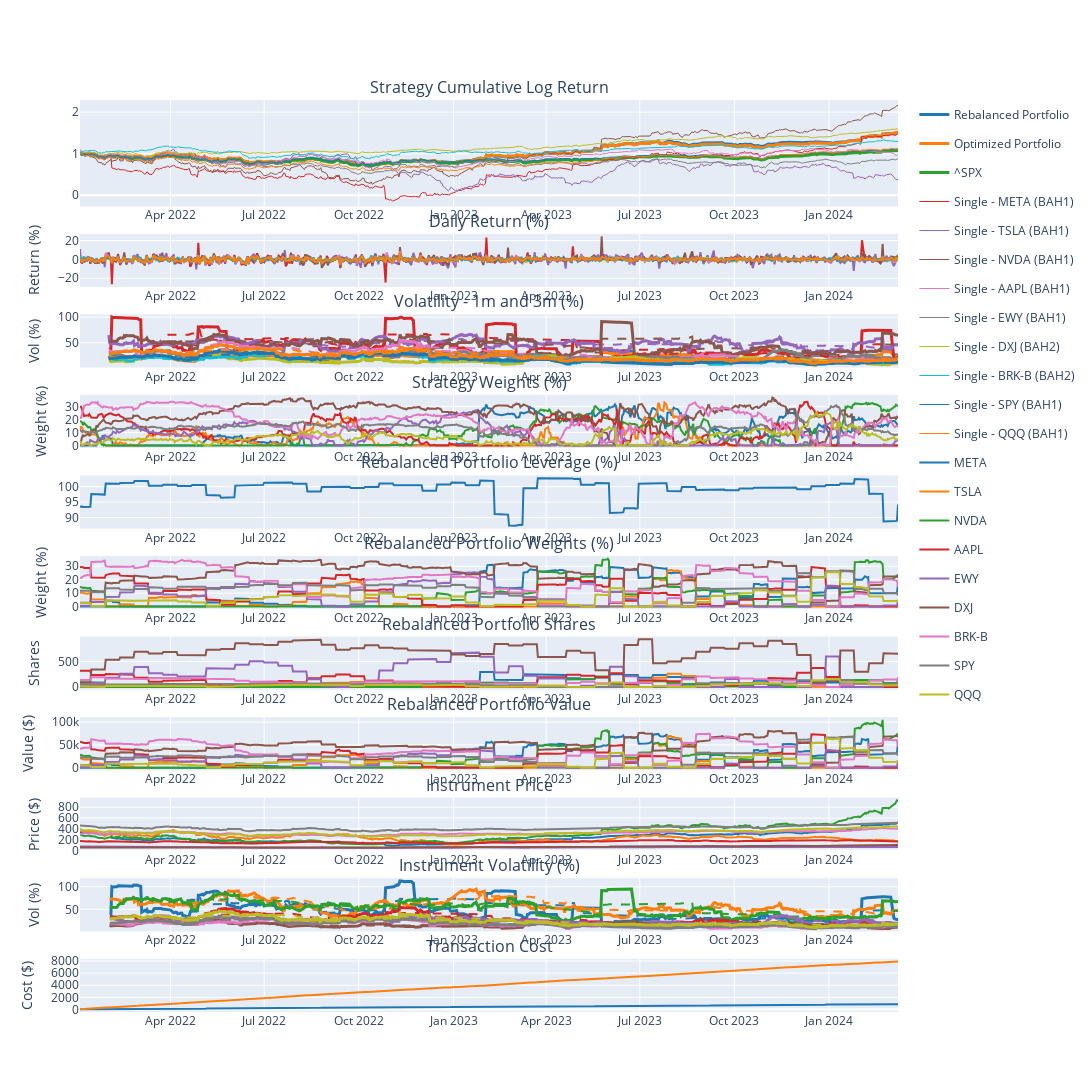

Here is the notebook cell this chart was saved with:
### Markdown cell above
# Linear Optimization (Risk-Adjusted Return)

- How to determine the capital?

Difficulty here is portfolio might use different leverage per rebalance, looking at the asset MV might not give you the total portfolio capital (e.g. 70% leverage, your stocks only worth 70% of your capital now)

we can use the market value on Futu divides by the leverage used for last periods. This will give you the total captial for the portfolio

Then we use this capital for next rebalance

We shuold strategically fix this issue by reading capital from Futu or keep track the capital ourselves

### Code cell
portfolio = PortfolioLinearOpt(
    capital=188912.2609673791,    
    name='ETF Buy and Hold Portfolio',
    lookback_period=60,
    opt_freq=1,
    rebalance_iter=RebalancerIter('0 0 * * Fri', 2),    
    tc_model=TransactionCostFutu(),    
    systems=[
        TradingSubSystemSingle(vol_target=vol_target, instruments=['META'],  strategy=[BuyAndHoldStrategy(confidence=1)], max_leverage=max_leverage),
        TradingSubSystemSingle(vol_target=vol_target, instruments=['TSLA'],  strategy=[BuyAndHoldStrategy(confidence=1)], max_leverage=max_leverage),
        TradingSubSystemSingle(vol_target=vol_target, instruments=['NVDA'],  strategy=[BuyAndHoldStrategy(confidence=1)], max_leverage=max_leverage),
        TradingSubSystemSingle(vol_target=vol_target, instruments=['AAPL'],  strategy=[BuyAndHoldStrategy(confidence=1)], max_leverage=max_leverage),
        TradingSubSystemSingle(vol_target=vol_target, instruments=['EWY'],   strategy=[BuyAndHoldStrategy(confidence=1)], max_leverage=max_leverage),
        TradingSubSystemSingle(vol_target=vol_target, instruments=['DXJ'],   strategy=[BuyAndHoldStrategy(confidence=2)], max_leverage=max_leverage),        
        #TradingSubSystemSingle(vol_target=vol_target, instruments=['VOE'],   strategy=[BuyAndHoldStrategy(confidence=1)], max_leverage=max_leverage),
        #TradingSubSystemSingle(vol_target=vol_target, instruments=['VBR'],   strategy=[BuyAndHoldStrategy(confidence=1)], max_leverage=max_leverage),
        TradingSubSystemSingle(vol_target=vol_target, instruments=['BRK-B'], strategy=[BuyAndHoldStrategy(confidence=2)], max_leverage=max_leverage),
        TradingSubSystemSingle(vol_target=vol_target, instruments=['SPY'],   strategy=[BuyAndHoldStrategy(confidence=1)], max_leverage=max_leverage),
        TradingSubSystemSingle(vol_target=vol_target, instruments=['QQQ'],   strategy=[BuyAndHoldStrategy(confidence=1)], max_leverage=max_leverage),        
])

portfolio.set_start_date(start_date)
portfolio.set_end_date(end_date)
portfolio.backtest_subsystems()
portfolio.optimize(gamma=10, hhi=0.2)
portfolio.backtest()
portfolio.rebalance()
portfolio.performance(show_all_rets=True)

### Figure 1 — Plotly figure (JSON) as saved in the notebook; plotly's stock layout.template omitted (floating-point values rounded to 4 significant figures; data arrays with more than 128 entries replaced by an {"elided": "..."} marker saying what was removed)
{"data": [{"legendgroup": "Rebalanced Portfolio", "line": {"width": 3}, "marker": {"color": "rgb(31, 119, 180)"}, "name": "Rebalanced Portfolio", "type": "scatter", "x": {"elided": "548 str values"}, "xaxis": "x", "y": {"elided": "548 float values"}, "yaxis": "y"}, {"legendgroup": "Rebalanced Portfolio", "marker": {"color": "rgb(31, 119, 180)"}, "name": "Rebalanced Portfolio", "showlegend": false, "type": "scatter", "x": {"elided": "548 str values"}, "xaxis": "x2", "y": {"elided": "548 float values"}, "yaxis": "y2"}, {"legendgroup": "Rebalanced Portfolio", "line": {"width": 3}, "marker": {"color": "rgb(31, 119, 180)"}, "name": "1m - Rebalanced Portfolio", "showlegend": false, "type": "scatter", "x": {"elided": "548 str values"}, "xaxis": "x3", "y": {"elided": "548 float values"}, "yaxis": "y3"}, {"legendgroup": "Rebalanced Portfolio", "line": {"dash": "dash"}, "marker": {"color": "rgb(31, 119, 180)"}, "name": "3m - Rebalanced Portfolio", "showlegend": false, "type": "scatter", "x": {"elided": "548 str values"}, "xaxis": "x3", "y": {"elided": "548 float values"}, "yaxis": "y3"}, {"legendgroup": "Rebalanced Portfolio", "marker": {"color": "rgb(31, 119, 180)"}, "name": "Rebalanced Portfolio", "showlegend": false, "type": "scatter", "x": {"elided": "548 str values"}, "xaxis": "x11", "y": {"elided": "548 float values"}, "yaxis": "y11"}, {"legendgroup": "Optimized Portfolio", "line": {"width": 3}, "marker": {"color": "rgb(255, 127, 14)"}, "name": "Optimized Portfolio", "type": "scatter", "x": {"elided": "548 str values"}, "xaxis": "x", "y": {"elided": "548 float values"}, "yaxis": "y"}, {"legendgroup": "Optimized Portfolio", "marker": {"color": "rgb(255, 127, 14)"}, "name": "Optimized Portfolio", "showlegend": false, "type": "scatter", "x": {"elided": "548 str values"}, "xaxis": "x2", "y": {"elided": "548 float values"}, "yaxis": "y2"}, {"legendgroup": "Optimized Portfolio", "line": {"width": 3}, "marker": {"color": "rgb(255, 127, 14)"}, "name": "1m - Optimized Portfolio", "showlegend": false, "type": "scatter", "x": {"elided": "548 str values"}, "xaxis": "x3", "y": {"elided": "548 float values"}, "yaxis": "y3"}, {"legendgroup": "Optimized Portfolio", "line": {"dash": "dash"}, "marker": {"color": "rgb(255, 127, 14)"}, "name": "3m - Optimized Portfolio", "showlegend": false, "type": "scatter", "x": {"elided": "548 str values"}, "xaxis": "x3", "y": {"elided": "548 float values"}, "yaxis": "y3"}, {"legendgroup": "Optimized Portfolio", "marker": {"color": "rgb(255, 127, 14)"}, "name": "Optimized Portfolio", "showlegend": false, "type": "scatter", "x": {"elided": "548 str values"}, "xaxis": "x11", "y": {"elided": "548 float values"}, "yaxis": "y11"}, {"legendgroup": "^SPX", "line": {"width": 3}, "marker": {"color": "rgb(44, 160, 44)"}, "name": "^SPX", "type": "scatter", "x": {"elided": "548 str values"}, "xaxis": "x", "y": {"elided": "548 float values"}, "yaxis": "y"}, {"legendgroup": "^SPX", "marker": {"color": "rgb(44, 160, 44)"}, "name": "^SPX", "showlegend": false, "type": "scatter", "x": {"elided": "548 str values"}, "xaxis": "x2", "y": {"elided": "548 float values"}, "yaxis": "y2"}, {"legendgroup": "^SPX", "line": {"width": 3}, "marker": {"color": "rgb(44, 160, 44)"}, "name": "1m - ^SPX", "showlegend": false, "type": "scatter", "x": {"elided": "548 str values"}, "xaxis": "x3", "y": {"elided": "548 float values"}, "yaxis": "y3"}, {"legendgroup": "^SPX", "line": {"dash": "dash"}, "marker": {"color": "rgb(44, 160, 44)"}, "name": "3m - ^SPX", "showlegend": false, "type": "scatter", "x": {"elided": "548 str values"}, "xaxis": "x3", "y": {"elided": "548 float values"}, "yaxis": "y3"}, {"legendgroup": "Single - META (BAH1)", "line": {"width": 1}, "marker": {"color": "rgb(214, 39, 40)"}, "name": "Single - META (BAH1)", "type": "scatter", "x": {"elided": "548 str values"}, "xaxis": "x", "y": {"elided": "548 float values"}, "yaxis": "y"}, {"legendgroup": "Single - META (BAH1)", "marker": {"color": "rgb(214, 39, 40)"}, "name": "Single - META (BAH1)", "showlegend": false, "type": "scatter", "x": {"elided": "548 str values"}, "xaxis": "x2", "y": {"elided": "548 float values"}, "yaxis": "y2"}, {"legendgroup": "Single - META (BAH1)", "line": {"width": 3}, "marker": {"color": "rgb(214, 39, 40)"}, "name": "1m - Single - META (BAH1)", "showlegend": false, "type": "scatter", "x": {"elided": "548 str values"}, "xaxis": "x3", "y": {"elided": "548 float values"}, "yaxis": "y3"}, {"legendgroup": "Single - META (BAH1)", "line": {"dash": "dash"}, "marker": {"color": "rgb(214, 39, 40)"}, "name": "3m - Single - META (BAH1)", "showlegend": false, "type": "scatter", "x": {"elided": "548 str values"}, "xaxis": "x3", "y": {"elided": "548 float values"}, "yaxis": "y3"}, {"legendgroup": "Single - TSLA (BAH1)", "line": {"width": 1}, "marker": {"color": "rgb(148, 103, 189)"}, "name": "Single - TSLA (BAH1)", "type": "scatter", "x": {"elided": "548 str values"}, "xaxis": "x", "y": {"elided": "548 float values"}, "yaxis": "y"}, {"legendgroup": "Single - TSLA (BAH1)", "marker": {"color": "rgb(148, 103, 189)"}, "name": "Single - TSLA (BAH1)", "showlegend": false, "type": "scatter", "x": {"elided": "548 str values"}, "xaxis": "x2", "y": {"elided": "548 float values"}, "yaxis": "y2"}, {"legendgroup": "Single - TSLA (BAH1)", "line": {"width": 3}, "marker": {"color": "rgb(148, 103, 189)"}, "name": "1m - Single - TSLA (BAH1)", "showlegend": false, "type": "scatter", "x": {"elided": "548 str values"}, "xaxis": "x3", "y": {"elided": "548 float values"}, "yaxis": "y3"}, {"legendgroup": "Single - TSLA (BAH1)", "line": {"dash": "dash"}, "marker": {"color": "rgb(148, 103, 189)"}, "name": "3m - Single - TSLA (BAH1)", "showlegend": false, "type": "scatter", "x": {"elided": "548 str values"}, "xaxis": "x3", "y": {"elided": "548 float values"}, "yaxis": "y3"}, {"legendgroup": "Single - NVDA (BAH1)", "line": {"width": 1}, "marker": {"color": "rgb(140, 86, 75)"}, "name": "Single - NVDA (BAH1)", "type": "scatter", "x": {"elided": "548 str values"}, "xaxis": "x", "y": {"elided": "548 float values"}, "yaxis": "y"}, {"legendgroup": "Single - NVDA (BAH1)", "marker": {"color": "rgb(140, 86, 75)"}, "name": "Single - NVDA (BAH1)", "showlegend": false, "type": "scatter", "x": {"elided": "548 str values"}, "xaxis": "x2", "y": {"elided": "548 float values"}, "yaxis": "y2"}, {"legendgroup": "Single - NVDA (BAH1)", "line": {"width": 3}, "marker": {"color": "rgb(140, 86, 75)"}, "name": "1m - Single - NVDA (BAH1)", "showlegend": false, "type": "scatter", "x": {"elided": "548 str values"}, "xaxis": "x3", "y": {"elided": "548 float values"}, "yaxis": "y3"}, {"legendgroup": "Single - NVDA (BAH1)", "line": {"dash": "dash"}, "marker": {"color": "rgb(140, 86, 75)"}, "name": "3m - Single - NVDA (BAH1)", "showlegend": false, "type": "scatter", "x": {"elided": "548 str values"}, "xaxis": "x3", "y": {"elided": "548 float values"}, "yaxis": "y3"}, {"legendgroup": "Single - AAPL (BAH1)", "line": {"width": 1}, "marker": {"color": "rgb(227, 119, 194)"}, "name": "Single - AAPL (BAH1)", "type": "scatter", "x": {"elided": "548 str values"}, "xaxis": "x", "y": {"elided": "548 float values"}, "yaxis": "y"}, {"legendgroup": "Single - AAPL (BAH1)", "marker": {"color": "rgb(227, 119, 194)"}, "name": "Single - AAPL (BAH1)", "showlegend": false, "type": "scatter", "x": {"elided": "548 str values"}, "xaxis": "x2", "y": {"elided": "548 float values"}, "yaxis": "y2"}, {"legendgroup": "Single - AAPL (BAH1)", "line": {"width": 3}, "marker": {"color": "rgb(227, 119, 194)"}, "name": "1m - Single - AAPL (BAH1)", "showlegend": false, "type": "scatter", "x": {"elided": "548 str values"}, "xaxis": "x3", "y": {"elided": "548 float values"}, "yaxis": "y3"}, {"legendgroup": "Single - AAPL (BAH1)", "line": {"dash": "dash"}, "marker": {"color": "rgb(227, 119, 194)"}, "name": "3m - Single - AAPL (BAH1)", "showlegend": false, "type": "scatter", "x": {"elided": "548 str values"}, "xaxis": "x3", "y": {"elided": "548 float values"}, "yaxis": "y3"}, {"legendgroup": "Single - EWY (BAH1)", "line": {"width": 1}, "marker": {"color": "rgb(127, 127, 127)"}, "name": "Single - EWY (BAH1)", "type": "scatter", "x": {"elided": "548 str values"}, "xaxis": "x", "y": {"elided": "548 float values"}, "yaxis": "y"}, {"legendgroup": "Single - EWY (BAH1)", "marker": {"color": "rgb(127, 127, 127)"}, "name": "Single - EWY (BAH1)", "showlegend": false, "type": "scatter", "x": {"elided": "548 str values"}, "xaxis": "x2", "y": {"elided": "548 float values"}, "yaxis": "y2"}, {"legendgroup": "Single - EWY (BAH1)", "line": {"width": 3}, "marker": {"color": "rgb(127, 127, 127)"}, "name": "1m - Single - EWY (BAH1)", "showlegend": false, "type": "scatter", "x": {"elided": "548 str values"}, "xaxis": "x3", "y": {"elided": "548 float values"}, "yaxis": "y3"}, {"legendgroup": "Single - EWY (BAH1)", "line": {"dash": "dash"}, "marker": {"color": "rgb(127, 127, 127)"}, "name": "3m - Single - EWY (BAH1)", "showlegend": false, "type": "scatter", "x": {"elided": "548 str values"}, "xaxis": "x3", "y": {"elided": "548 float values"}, "yaxis": "y3"}, {"legendgroup": "Single - DXJ (BAH2)", "line": {"width": 1}, "marker": {"color": "rgb(188, 189, 34)"}, "name": "Single - DXJ (BAH2)", "type": "scatter", "x": {"elided": "548 str values"}, "xaxis": "x", "y": {"elided": "548 float values"}, "yaxis": "y"}, {"legendgroup": "Single - DXJ (BAH2)", "marker": {"color": "rgb(188, 189, 34)"}, "name": "Single - DXJ (BAH2)", "showlegend": false, "type": "scatter", "x": {"elided": "548 str values"}, "xaxis": "x2", "y": {"elided": "548 float values"}, "yaxis": "y2"}, {"legendgroup": "Single - DXJ (BAH2)", "line": {"width": 3}, "marker": {"color": "rgb(188, 189, 34)"}, "name": "1m - Single - DXJ (BAH2)", "showlegend": false, "type": "scatter", "x": {"elided": "548 str values"}, "xaxis": "x3", "y": {"elided": "548 float values"}, "yaxis": "y3"}, {"legendgroup": "Single - DXJ (BAH2)", "line": {"dash": "dash"}, "marker": {"color": "rgb(188, 189, 34)"}, "name": "3m - Single - DXJ (BAH2)", "showlegend": false, "type": "scatter", "x": {"elided": "548 str values"}, "xaxis": "x3", "y": {"elided": "548 float values"}, "yaxis": "y3"}, {"legendgroup": "Single - BRK-B (BAH2)", "line": {"width": 1}, "marker": {"color": "rgb(23, 190, 207)"}, "name": "Single - BRK-B (BAH2)", "type": "scatter", "x": {"elided": "548 str values"}, "xaxis": "x", "y": {"elided": "548 float values"}, "yaxis": "y"}, {"legendgroup": "Single - BRK-B (BAH2)", "marker": {"color": "rgb(23, 190, 207)"}, "name": "Single - BRK-B (BAH2)", "showlegend": false, "type": "scatter", "x": {"elided": "548 str values"}, "xaxis": "x2", "y": {"elided": "548 float values"}, "yaxis": "y2"}, {"legendgroup": "Single - BRK-B (BAH2)", "line": {"width": 3}, "marker": {"color": "rgb(23, 190, 207)"}, "name": "1m - Single - BRK-B (BAH2)", "showlegend": false, "type": "scatter", "x": {"elided": "548 str values"}, "xaxis": "x3", "y": {"elided": "548 float values"}, "yaxis": "y3"}, {"legendgroup": "Single - BRK-B (BAH2)", "line": {"dash": "dash"}, "marker": {"color": "rgb(23, 190, 207)"}, "name": "3m - Single - BRK-B (BAH2)", "showlegend": false, "type": "scatter", "x": {"elided": "548 str values"}, "xaxis": "x3", "y": {"elided": "548 float values"}, "yaxis": "y3"}, {"legendgroup": "Single - SPY (BAH1)", "line": {"width": 1}, "marker": {"color": "rgb(31, 119, 180)"}, "name": "Single - SPY (BAH1)", "type": "scatter", "x": {"elided": "548 str values"}, "xaxis": "x", "y": {"elided": "548 float values"}, "yaxis": "y"}, {"legendgroup": "Single - SPY (BAH1)", "marker": {"color": "rgb(31, 119, 180)"}, "name": "Single - SPY (BAH1)", "showlegend": false, "type": "scatter", "x": {"elided": "548 str values"}, "xaxis": "x2", "y": {"elided": "548 float values"}, "yaxis": "y2"}, {"legendgroup": "Single - SPY (BAH1)", "line": {"width": 3}, "marker": {"color": "rgb(31, 119, 180)"}, "name": "1m - Single - SPY (BAH1)", "showlegend": false, "type": "scatter", "x": {"elided": "548 str values"}, "xaxis": "x3", "y": {"elided": "548 float values"}, "yaxis": "y3"}, {"legendgroup": "Single - SPY (BAH1)", "line": {"dash": "dash"}, "marker": {"color": "rgb(31, 119, 180)"}, "name": "3m - Single - SPY (BAH1)", "showlegend": false, "type": "scatter", "x": {"elided": "548 str values"}, "xaxis": "x3", "y": {"elided": "548 float values"}, "yaxis": "y3"}, {"legendgroup": "Single - QQQ (BAH1)", "line": {"width": 1}, "marker": {"color": "rgb(255, 127, 14)"}, "name": "Single - QQQ (BAH1)", "type": "scatter", "x": {"elided": "548 str values"}, "xaxis": "x", "y": {"elided": "548 float values"}, "yaxis": "y"}, {"legendgroup": "Single - QQQ (BAH1)", "marker": {"color": "rgb(255, 127, 14)"}, "name": "Single - QQQ (BAH1)", "showlegend": false, "type": "scatter", "x": {"elided": "548 str values"}, "xaxis": "x2", "y": {"elided": "548 float values"}, "yaxis": "y2"}, {"legendgroup": "Single - QQQ (BAH1)", "line": {"width": 3}, "marker": {"color": "rgb(255, 127, 14)"}, "name": "1m - Single - QQQ (BAH1)", "showlegend": false, "type": "scatter", "x": {"elided": "548 str values"}, "xaxis": "x3", "y": {"elided": "548 float values"}, "yaxis": "y3"}, {"legendgroup": "Single - QQQ (BAH1)", "line": {"dash": "dash"}, "marker": {"color": "rgb(255, 127, 14)"}, "name": "3m - Single - QQQ (BAH1)", "showlegend": false, "type": "scatter", "x": {"elided": "548 str values"}, "xaxis": "x3", "y": {"elided": "548 float values"}, "yaxis": "y3"}, {"legendgroup": "Single - META (BAH1)", "marker": {"color": "rgb(31, 119, 180)"}, "name": "Single - META (BAH1)", "showlegend": false, "type": "scatter", "x": {"elided": "548 str values"}, "xaxis": "x4", "y": {"elided": "548 float values"}, "yaxis": "y4"}, {"legendgroup": "Single - TSLA (BAH1)", "marker": {"color": "rgb(255, 127, 14)"}, "name": "Single - TSLA (BAH1)", "showlegend": false, "type": "scatter", "x": {"elided": "548 str values"}, "xaxis": "x4", "y": {"elided": "548 float values"}, "yaxis": "y4"}, {"legendgroup": "Single - NVDA (BAH1)", "marker": {"color": "rgb(44, 160, 44)"}, "name": "Single - NVDA (BAH1)", "showlegend": false, "type": "scatter", "x": {"elided": "548 str values"}, "xaxis": "x4", "y": {"elided": "548 float values"}, "yaxis": "y4"}, {"legendgroup": "Single - AAPL (BAH1)", "marker": {"color": "rgb(214, 39, 40)"}, "name": "Single - AAPL (BAH1)", "showlegend": false, "type": "scatter", "x": {"elided": "548 str values"}, "xaxis": "x4", "y": {"elided": "548 float values"}, "yaxis": "y4"}, {"legendgroup": "Single - EWY (BAH1)", "marker": {"color": "rgb(148, 103, 189)"}, "name": "Single - EWY (BAH1)", "showlegend": false, "type": "scatter", "x": {"elided": "548 str values"}, "xaxis": "x4", "y": {"elided": "548 float values"}, "yaxis": "y4"}, {"legendgroup": "Single - DXJ (BAH2)", "marker": {"color": "rgb(140, 86, 75)"}, "name": "Single - DXJ (BAH2)", "showlegend": false, "type": "scatter", "x": {"elided": "548 str values"}, "xaxis": "x4", "y": {"elided": "548 float values"}, "yaxis": "y4"}, {"legendgroup": "Single - BRK-B (BAH2)", "marker": {"color": "rgb(227, 119, 194)"}, "name": "Single - BRK-B (BAH2)", "showlegend": false, "type": "scatter", "x": {"elided": "548 str values"}, "xaxis": "x4", "y": {"elided": "548 float values"}, "yaxis": "y4"}, {"legendgroup": "Single - SPY (BAH1)", "marker": {"color": "rgb(127, 127, 127)"}, "name": "Single - SPY (BAH1)", "showlegend": false, "type": "scatter", "x": {"elided": "548 str values"}, "xaxis": "x4", "y": {"elided": "548 float values"}, "yaxis": "y4"}, {"legendgroup": "Single - QQQ (BAH1)", "marker": {"color": "rgb(188, 189, 34)"}, "name": "Single - QQQ (BAH1)", "showlegend": false, "type": "scatter", "x": {"elided": "548 str values"}, "xaxis": "x4", "y": {"elided": "548 float values"}, "yaxis": "y4"}, {"marker": {"color": "rgb(31, 119, 180)"}, "showlegend": false, "type": "scatter", "x": {"elided": "548 str values"}, "xaxis": "x5", "y": {"elided": "548 float values"}, "yaxis": "y5"}, {"legendgroup": "META", "marker": {"color": "rgb(31, 119, 180)"}, "name": "META", "showlegend": true, "type": "scatter", "x": {"elided": "548 str values"}, "xaxis": "x6", "y": {"elided": "548 float values"}, "yaxis": "y6"}, {"legendgroup": "META", "marker": {"color": "rgb(31, 119, 180)"}, "name": "META", "showlegend": false, "type": "scatter", "x": {"elided": "548 str values"}, "xaxis": "x7", "y": {"elided": "548 int values"}, "yaxis": "y7"}, {"legendgroup": "META", "marker": {"color": "rgb(31, 119, 180)"}, "name": "META", "showlegend": false, "type": "scatter", "x": {"elided": "548 str values"}, "xaxis": "x8", "y": {"elided": "548 float values"}, "yaxis": "y8"}, {"legendgroup": "META", "marker": {"color": "rgb(31, 119, 180)"}, "name": "META", "showlegend": false, "type": "scatter", "x": {"elided": "548 str values"}, "xaxis": "x9", "y": {"elided": "548 float values"}, "yaxis": "y9"}, {"legendgroup": "META", "line": {"width": 3}, "marker": {"color": "rgb(31, 119, 180)"}, "name": "1m - META", "showlegend": false, "type": "scatter", "x": {"elided": "548 str values"}, "xaxis": "x10", "y": {"elided": "548 float values"}, "yaxis": "y10"}, {"legendgroup": "META", "line": {"dash": "dash"}, "marker": {"color": "rgb(31, 119, 180)"}, "name": "3m - META", "showlegend": false, "type": "scatter", "x": {"elided": "548 str values"}, "xaxis": "x10", "y": {"elided": "548 float values"}, "yaxis": "y10"}, {"legendgroup": "TSLA", "marker": {"color": "rgb(255, 127, 14)"}, "name": "TSLA", "showlegend": true, "type": "scatter", "x": {"elided": "548 str values"}, "xaxis": "x6", "y": {"elided": "548 float values"}, "yaxis": "y6"}, {"legendgroup": "TSLA", "marker": {"color": "rgb(255, 127, 14)"}, "name": "TSLA", "showlegend": false, "type": "scatter", "x": {"elided": "548 str values"}, "xaxis": "x7", "y": {"elided": "548 int values"}, "yaxis": "y7"}, {"legendgroup": "TSLA", "marker": {"color": "rgb(255, 127, 14)"}, "name": "TSLA", "showlegend": false, "type": "scatter", "x": {"elided": "548 str values"}, "xaxis": "x8", "y": {"elided": "548 float values"}, "yaxis": "y8"}, {"legendgroup": "TSLA", "marker": {"color": "rgb(255, 127, 14)"}, "name": "TSLA", "showlegend": false, "type": "scatter", "x": {"elided": "548 str values"}, "xaxis": "x9", "y": {"elided": "548 float values"}, "yaxis": "y9"}, {"legendgroup": "TSLA", "line": {"width": 3}, "marker": {"color": "rgb(255, 127, 14)"}, "name": "1m - TSLA", "showlegend": false, "type": "scatter", "x": {"elided": "548 str values"}, "xaxis": "x10", "y": {"elided": "548 float values"}, "yaxis": "y10"}, {"legendgroup": "TSLA", "line": {"dash": "dash"}, "marker": {"color": "rgb(255, 127, 14)"}, "name": "3m - TSLA", "showlegend": false, "type": "scatter", "x": {"elided": "548 str values"}, "xaxis": "x10", "y": {"elided": "548 float values"}, "yaxis": "y10"}, {"legendgroup": "NVDA", "marker": {"color": "rgb(44, 160, 44)"}, "name": "NVDA", "showlegend": true, "type": "scatter", "x": {"elided": "548 str values"}, "xaxis": "x6", "y": {"elided": "548 float values"}, "yaxis": "y6"}, {"legendgroup": "NVDA", "marker": {"color": "rgb(44, 160, 44)"}, "name": "NVDA", "showlegend": false, "type": "scatter", "x": {"elided": "548 str values"}, "xaxis": "x7", "y": {"elided": "548 int values"}, "yaxis": "y7"}, {"legendgroup": "NVDA", "marker": {"color": "rgb(44, 160, 44)"}, "name": "NVDA", "showlegend": false, "type": "scatter", "x": {"elided": "548 str values"}, "xaxis": "x8", "y": {"elided": "548 float values"}, "yaxis": "y8"}, {"legendgroup": "NVDA", "marker": {"color": "rgb(44, 160, 44)"}, "name": "NVDA", "showlegend": false, "type": "scatter", "x": {"elided": "548 str values"}, "xaxis": "x9", "y": {"elided": "548 float values"}, "yaxis": "y9"}, {"legendgroup": "NVDA", "line": {"width": 3}, "marker": {"color": "rgb(44, 160, 44)"}, "name": "1m - NVDA", "showlegend": false, "type": "scatter", "x": {"elided": "548 str values"}, "xaxis": "x10", "y": {"elided": "548 float values"}, "yaxis": "y10"}, {"legendgroup": "NVDA", "line": {"dash": "dash"}, "marker": {"color": "rgb(44, 160, 44)"}, "name": "3m - NVDA", "showlegend": false, "type": "scatter", "x": {"elided": "548 str values"}, "xaxis": "x10", "y": {"elided": "548 float values"}, "yaxis": "y10"}, {"legendgroup": "AAPL", "marker": {"color": "rgb(214, 39, 40)"}, "name": "AAPL", "showlegend": true, "type": "scatter", "x": {"elided": "548 str values"}, "xaxis": "x6", "y": {"elided": "548 float values"}, "yaxis": "y6"}, {"legendgroup": "AAPL", "marker": {"color": "rgb(214, 39, 40)"}, "name": "AAPL", "showlegend": false, "type": "scatter", "x": {"elided": "548 str values"}, "xaxis": "x7", "y": {"elided": "548 int values"}, "yaxis": "y7"}, {"legendgroup": "AAPL", "marker": {"color": "rgb(214, 39, 40)"}, "name": "AAPL", "showlegend": false, "type": "scatter", "x": {"elided": "548 str values"}, "xaxis": "x8", "y": {"elided": "548 float values"}, "yaxis": "y8"}, {"legendgroup": "AAPL", "marker": {"color": "rgb(214, 39, 40)"}, "name": "AAPL", "showlegend": false, "type": "scatter", "x": {"elided": "548 str values"}, "xaxis": "x9", "y": {"elided": "548 float values"}, "yaxis": "y9"}, {"legendgroup": "AAPL", "line": {"width": 3}, "marker": {"color": "rgb(214, 39, 40)"}, "name": "1m - AAPL", "showlegend": false, "type": "scatter", "x": {"elided": "548 str values"}, "xaxis": "x10", "y": {"elided": "548 float values"}, "yaxis": "y10"}, {"legendgroup": "AAPL", "line": {"dash": "dash"}, "marker": {"color": "rgb(214, 39, 40)"}, "name": "3m - AAPL", "showlegend": false, "type": "scatter", "x": {"elided": "548 str values"}, "xaxis": "x10", "y": {"elided": "548 float values"}, "yaxis": "y10"}, {"legendgroup": "EWY", "marker": {"color": "rgb(148, 103, 189)"}, "name": "EWY", "showlegend": true, "type": "scatter", "x": {"elided": "548 str values"}, "xaxis": "x6", "y": {"elided": "548 float values"}, "yaxis": "y6"}, {"legendgroup": "EWY", "marker": {"color": "rgb(148, 103, 189)"}, "name": "EWY", "showlegend": false, "type": "scatter", "x": {"elided": "548 str values"}, "xaxis": "x7", "y": {"elided": "548 int values"}, "yaxis": "y7"}, {"legendgroup": "EWY", "marker": {"color": "rgb(148, 103, 189)"}, "name": "EWY", "showlegend": false, "type": "scatter", "x": {"elided": "548 str values"}, "xaxis": "x8", "y": {"elided": "548 float values"}, "yaxis": "y8"}, {"legendgroup": "EWY", "marker": {"color": "rgb(148, 103, 189)"}, "name": "EWY", "showlegend": false, "type": "scatter", "x": {"elided": "548 str values"}, "xaxis": "x9", "y": {"elided": "548 float values"}, "yaxis": "y9"}, {"legendgroup": "EWY", "line": {"width": 3}, "marker": {"color": "rgb(148, 103, 189)"}, "name": "1m - EWY", "showlegend": false, "type": "scatter", "x": {"elided": "548 str values"}, "xaxis": "x10", "y": {"elided": "548 float values"}, "yaxis": "y10"}, {"legendgroup": "EWY", "line": {"dash": "dash"}, "marker": {"color": "rgb(148, 103, 189)"}, "name": "3m - EWY", "showlegend": false, "type": "scatter", "x": {"elided": "548 str values"}, "xaxis": "x10", "y": {"elided": "548 float values"}, "yaxis": "y10"}, {"legendgroup": "DXJ", "marker": {"color": "rgb(140, 86, 75)"}, "name": "DXJ", "showlegend": true, "type": "scatter", "x": {"elided": "548 str values"}, "xaxis": "x6", "y": {"elided": "548 float values"}, "yaxis": "y6"}, {"legendgroup": "DXJ", "marker": {"color": "rgb(140, 86, 75)"}, "name": "DXJ", "showlegend": false, "type": "scatter", "x": {"elided": "548 str values"}, "xaxis": "x7", "y": {"elided": "548 int values"}, "yaxis": "y7"}, {"legendgroup": "DXJ", "marker": {"color": "rgb(140, 86, 75)"}, "name": "DXJ", "showlegend": false, "type": "scatter", "x": {"elided": "548 str values"}, "xaxis": "x8", "y": {"elided": "548 float values"}, "yaxis": "y8"}, {"legendgroup": "DXJ", "marker": {"color": "rgb(140, 86, 75)"}, "name": "DXJ", "showlegend": false, "type": "scatter", "x": {"elided": "548 str values"}, "xaxis": "x9", "y": {"elided": "548 float values"}, "yaxis": "y9"}, {"legendgroup": "DXJ", "line": {"width": 3}, "marker": {"color": "rgb(140, 86, 75)"}, "name": "1m - DXJ", "showlegend": false, "type": "scatter", "x": {"elided": "548 str values"}, "xaxis": "x10", "y": {"elided": "548 float values"}, "yaxis": "y10"}, {"legendgroup": "DXJ", "line": {"dash": "dash"}, "marker": {"color": "rgb(140, 86, 75)"}, "name": "3m - DXJ", "showlegend": false, "type": "scatter", "x": {"elided": "548 str values"}, "xaxis": "x10", "y": {"elided": "548 float values"}, "yaxis": "y10"}, {"legendgroup": "BRK-B", "marker": {"color": "rgb(227, 119, 194)"}, "name": "BRK-B", "showlegend": true, "type": "scatter", "x": {"elided": "548 str values"}, "xaxis": "x6", "y": {"elided": "548 float values"}, "yaxis": "y6"}, {"legendgroup": "BRK-B", "marker": {"color": "rgb(227, 119, 194)"}, "name": "BRK-B", "showlegend": false, "type": "scatter", "x": {"elided": "548 str values"}, "xaxis": "x7", "y": {"elided": "548 int values"}, "yaxis": "y7"}, {"legendgroup": "BRK-B", "marker": {"color": "rgb(227, 119, 194)"}, "name": "BRK-B", "showlegend": false, "type": "scatter", "x": {"elided": "548 str values"}, "xaxis": "x8", "y": {"elided": "548 float values"}, "yaxis": "y8"}, {"legendgroup": "BRK-B", "marker": {"color": "rgb(227, 119, 194)"}, "name": "BRK-B", "showlegend": false, "type": "scatter", "x": {"elided": "548 str values"}, "xaxis": "x9", "y": {"elided": "548 float values"}, "yaxis": "y9"}, {"legendgroup": "BRK-B", "line": {"width": 3}, "marker": {"color": "rgb(227, 119, 194)"}, "name": "1m - BRK-B", "showlegend": false, "type": "scatter", "x": {"elided": "548 str values"}, "xaxis": "x10", "y": {"elided": "548 float values"}, "yaxis": "y10"}, {"legendgroup": "BRK-B", "line": {"dash": "dash"}, "marker": {"color": "rgb(227, 119, 194)"}, "name": "3m - BRK-B", "showlegend": false, "type": "scatter", "x": {"elided": "548 str values"}, "xaxis": "x10", "y": {"elided": "548 float values"}, "yaxis": "y10"}, {"legendgroup": "SPY", "marker": {"color": "rgb(127, 127, 127)"}, "name": "SPY", "showlegend": true, "type": "scatter", "x": {"elided": "548 str values"}, "xaxis": "x6", "y": {"elided": "548 float values"}, "yaxis": "y6"}, {"legendgroup": "SPY", "marker": {"color": "rgb(127, 127, 127)"}, "name": "SPY", "showlegend": false, "type": "scatter", "x": {"elided": "548 str values"}, "xaxis": "x7", "y": {"elided": "548 int values"}, "yaxis": "y7"}, {"legendgroup": "SPY", "marker": {"color": "rgb(127, 127, 127)"}, "name": "SPY", "showlegend": false, "type": "scatter", "x": {"elided": "548 str values"}, "xaxis": "x8", "y": {"elided": "548 float values"}, "yaxis": "y8"}, {"legendgroup": "SPY", "marker": {"color": "rgb(127, 127, 127)"}, "name": "SPY", "showlegend": false, "type": "scatter", "x": {"elided": "548 str values"}, "xaxis": "x9", "y": {"elided": "548 float values"}, "yaxis": "y9"}, {"legendgroup": "SPY", "line": {"width": 3}, "marker": {"color": "rgb(127, 127, 127)"}, "name": "1m - SPY", "showlegend": false, "type": "scatter", "x": {"elided": "548 str values"}, "xaxis": "x10", "y": {"elided": "548 float values"}, "yaxis": "y10"}, {"legendgroup": "SPY", "line": {"dash": "dash"}, "marker": {"color": "rgb(127, 127, 127)"}, "name": "3m - SPY", "showlegend": false, "type": "scatter", "x": {"elided": "548 str values"}, "xaxis": "x10", "y": {"elided": "548 float values"}, "yaxis": "y10"}, {"legendgroup": "QQQ", "marker": {"color": "rgb(188, 189, 34)"}, "name": "QQQ", "showlegend": true, "type": "scatter", "x": {"elided": "548 str values"}, "xaxis": "x6", "y": {"elided": "548 float values"}, "yaxis": "y6"}, {"legendgroup": "QQQ", "marker": {"color": "rgb(188, 189, 34)"}, "name": "QQQ", "showlegend": false, "type": "scatter", "x": {"elided": "548 str values"}, "xaxis": "x7", "y": {"elided": "548 int values"}, "yaxis": "y7"}, {"legendgroup": "QQQ", "marker": {"color": "rgb(188, 189, 34)"}, "name": "QQQ", "showlegend": false, "type": "scatter", "x": {"elided": "548 str values"}, "xaxis": "x8", "y": {"elided": "548 float values"}, "yaxis": "y8"}, {"legendgroup": "QQQ", "marker": {"color": "rgb(188, 189, 34)"}, "name": "QQQ", "showlegend": false, "type": "scatter", "x": {"elided": "548 str values"}, "xaxis": "x9", "y": {"elided": "548 float values"}, "yaxis": "y9"}, {"legendgroup": "QQQ", "line": {"width": 3}, "marker": {"color": "rgb(188, 189, 34)"}, "name": "1m - QQQ", "showlegend": false, "type": "scatter", "x": {"elided": "548 str values"}, "xaxis": "x10", "y": {"elided": "548 float values"}, "yaxis": "y10"}, {"legendgroup": "QQQ", "line": {"dash": "dash"}, "marker": {"color": "rgb(188, 189, 34)"}, "name": "3m - QQQ", "showlegend": false, "type": "scatter", "x": {"elided": "548 str values"}, "xaxis": "x10", "y": {"elided": "548 float values"}, "yaxis": "y10"}], "layout": {"annotations": [{"font": {"size": 16}, "showarrow": false, "text": "Strategy Cumulative Log Return", "x": 0.5, "xanchor": "center", "xref": "paper", "y": 1, "yanchor": "bottom", "yref": "paper"}, {"font": {"size": 16}, "showarrow": false, "text": "Daily Return (%)", "x": 0.5, "xanchor": "center", "xref": "paper", "y": 0.8533, "yanchor": "bottom", "yref": "paper"}, {"font": {"size": 16}, "showarrow": false, "text": "Volatility - 1m and 3m (%)", "x": 0.5, "xanchor": "center", "xref": "paper", "y": 0.765, "yanchor": "bottom", "yref": "paper"}, {"font": {"size": 16}, "showarrow": false, "text": "Strategy Weights (%)", "x": 0.5, "xanchor": "center", "xref": "paper", "y": 0.6767, "yanchor": "bottom", "yref": "paper"}, {"font": {"size": 16}, "showarrow": false, "text": "Rebalanced Portfolio Leverage (%)", "x": 0.5, "xanchor": "center", "xref": "paper", "y": 0.5883, "yanchor": "bottom", "yref": "paper"}, {"font": {"size": 16}, "showarrow": false, "text": "Rebalanced Portfolio Weights (%)", "x": 0.5, "xanchor": "center", "xref": "paper", "y": 0.5, "yanchor": "bottom", "yref": "paper"}, {"font": {"size": 16}, "showarrow": false, "text": "Rebalanced Portfolio Shares", "x": 0.5, "xanchor": "center", "xref": "paper", "y": 0.4117, "yanchor": "bottom", "yref": "paper"}, {"font": {"size": 16}, "showarrow": false, "text": "Rebalanced Portfolio Value", "x": 0.5, "xanchor": "center", "xref": "paper", "y": 0.3233, "yanchor": "bottom", "yref": "paper"}, {"font": {"size": 16}, "showarrow": false, "text": "Instrument Price", "x": 0.5, "xanchor": "center", "xref": "paper", "y": 0.235, "yanchor": "bottom", "yref": "paper"}, {"font": {"size": 16}, "showarrow": false, "text": "Instrument Volatility (%)", "x": 0.5, "xanchor": "center", "xref": "paper", "y": 0.1467, "yanchor": "bottom", "yref": "paper"}, {"font": {"size": 16}, "showarrow": false, "text": "Transaction Cost", "x": 0.5, "xanchor": "center", "xref": "paper", "y": 0.05833, "yanchor": "bottom", "yref": "paper"}], "height": 3700, "hovermode": "x", "width": 1500, "xaxis": {"anchor": "y", "domain": [0, 1], "matches": "x11", "showticklabels": true}, "xaxis10": {"anchor": "y10", "domain": [0, 1], "matches": "x11", "showticklabels": true}, "xaxis11": {"anchor": "y11", "domain": [0, 1], "showticklabels": true}, "xaxis2": {"anchor": "y2", "domain": [0, 1], "matches": "x11", "showticklabels": true}, "xaxis3": {"anchor": "y3", "domain": [0, 1], "matches": "x11", "showticklabels": true}, "xaxis4": {"anchor": "y4", "domain": [0, 1], "matches": "x11", "showticklabels": true}, "xaxis5": {"anchor": "y5", "domain": [0, 1], "matches": "x11", "showticklabels": true}, "xaxis6": {"anchor": "y6", "domain": [0, 1], "matches": "x11", "showticklabels": true}, "xaxis7": {"anchor": "y7", "domain": [0, 1], "matches": "x11", "showticklabels": true}, "xaxis8": {"anchor": "y8", "domain": [0, 1], "matches": "x11", "showticklabels": true}, "xaxis9": {"anchor": "y9", "domain": [0, 1], "matches": "x11", "showticklabels": true}, "yaxis": {"anchor": "x", "domain": [0.8833, 1]}, "yaxis10": {"anchor": "x10", "domain": [0.08833, 0.1467], "title": {"text": "Vol (%)"}}, "yaxis11": {"anchor": "x11", "domain": [0, 0.05833], "title": {"text": "Cost ($)"}}, "yaxis2": {"anchor": "x2", "domain": [0.795, 0.8533], "title": {"text": "Return (%)"}}, "yaxis3": {"anchor": "x3", "domain": [0.7067, 0.765], "title": {"text": "Vol (%)"}}, "yaxis4": {"anchor": "x4", "domain": [0.6183, 0.6767], "title": {"text": "Weight (%)"}}, "yaxis5": {"anchor": "x5", "domain": [0.53, 0.5883]}, "yaxis6": {"anchor": "x6", "domain": [0.4417, 0.5], "title": {"text": "Weight (%)"}}, "yaxis7": {"anchor": "x7", "domain": [0.3533, 0.4117], "title": {"text": "Shares"}}, "yaxis8": {"anchor": "x8", "domain": [0.265, 0.3233], "title": {"text": "Value ($)"}}, "yaxis9": {"anchor": "x9", "domain": [0.1767, 0.235], "title": {"text": "Price ($)"}}}}
